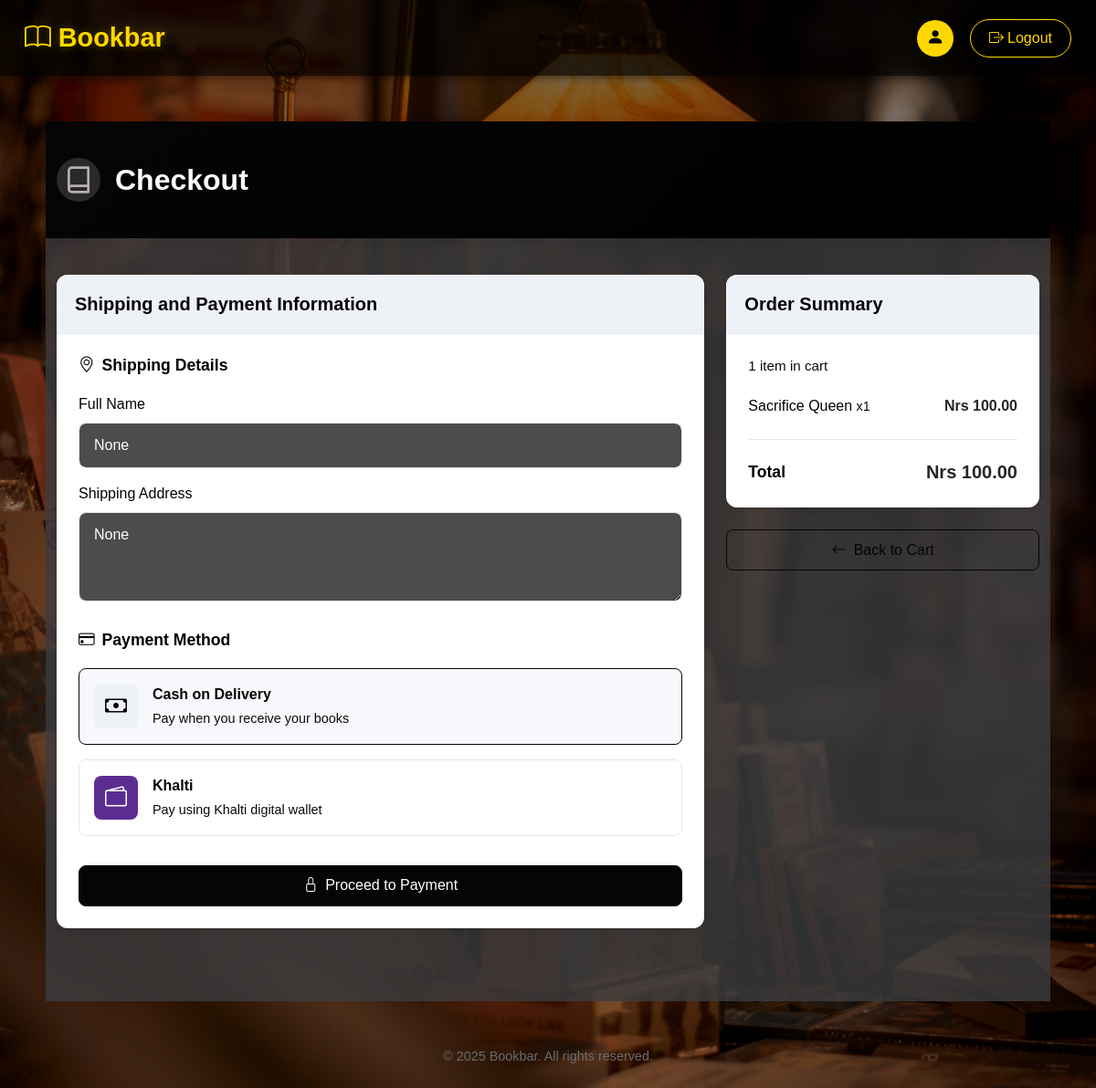
Page /product/checkout/ (signed in) on the committed database.
### product/models.py (models this page shows, shortened)
class CartItem(models.Model):
    cart = models.ForeignKey(Cart, related_name='cart_items', on_delete=models.CASCADE)
    book = models.ForeignKey(Book, on_delete=models.CASCADE)
    quantity = models.PositiveIntegerField(default=1)
    def total_price(self):
        return self.book.Price * self.quantity

class Book(models.Model):
    Title= models.CharField(max_length=25)
    Author= models.ForeignKey(Author, on_delete=models.CASCADE)
    Descriptions= models.TextField()
    Genere= models.CharField(max_length=15)
    Price =models.DecimalField(max_digits=6 , decimal_places=2)
    Cover_Page= models.ImageField(upload_to='image/')

### product/views.py (the view)
# urls.py: path('checkout/', views.proceed_to_checkout, name='checkout'),
@login_required
def proceed_to_checkout(request):
    cart = get_object_or_404(Cart, user=request.user)
    cart_items = CartItem.objects.filter(cart=cart)
    if not cart_items.exists():
        return redirect('view_cart')
    total_price = sum(item.book.Price * item.quantity for item in cart_items)
    if request.method == 'POST':
        form = CheckoutForm(request.POST)
        if form.is_valid():
            order = Order.objects.create(
                user=request.user,
                total_price=total_price,
                payment_method=form.cleaned_data['payment_method'],
                shipping_name=form.cleaned_data['shipping_name'],
                shipping_address=form.cleaned_data['shipping_address']
            )
            for item in cart_items:
                OrderItem.objects.create(
                    order=order,
                    book=item.book,
                    quantity=item.quantity,
                    price=item.book.Price
                )
            cart_items.delete()
            return redirect('order_summary', order_id=order.id)
    else:
        form = CheckoutForm()
    return render(request, 'checkout.html', {
        'cart_items': cart_items,
        'total_price': total_price,
        'form': form
    })

### product/forms.py
class CheckoutForm(forms.Form):
    shipping_name = forms.CharField(max_length=100, required=True)
    shipping_address = forms.CharField(widget=forms.Textarea, required=True)
    payment_method = forms.ChoiceField(choices=Order.PAYMENT_METHODS, required=True)

### product/templates/checkout.html (shortened to what this page needs)
{% extends 'base.html' %}
{% block content %}
<div class="checkout-container">
    <div class="header-section">
        <div class="container">
            <div class="d-flex justify-content-between align-items-center flex-wrap">
                <div class="header-title">
                    <div class="brand-logo">
                    </div>
                    <h1>Checkout</h1>
                </div>
            </div>
        </div>
    </div>
    <div class="container main-content">
        {% if cart_items %}
            <div class="row">
                <div class="col-lg-4 order-lg-2 mb-4">
                    <div class="order-summary">
                        <div class="summary-header">
                            <h3>Order Summary</h3>
                        </div>
                        <div class="summary-body">
                            <div class="items-count">
                                <span>{{ cart_items|length }} item{% if cart_items|length > 1 %}s{% endif %} in cart</span>
                            </div>
                            <div class="summary-items">
                                {% for item in cart_items %}
                                <div class="summary-item">
                                    <div class="item-name">{{ item.book.Title }} <span class="item-quantity">x{{ item.quantity }}</span></div>
                                    <div class="item-price">Nrs {{ item.total_price }}</div>
                                </div>
                                {% endfor %}
                            </div>
                            <div class="summary-divider"></div>
                            <div class="summary-total">
                                <div class="total-label">Total</div>
                                <div class="total-amount">Nrs {{ total_price }}</div>
                            </div>
                        </div>
                    </div>
                    <div class="back-to-cart">
                        <a href="{% url 'view_cart' %}" class="btn custom-btn-outline w-100">
                            <i class="bi bi-arrow-left me-2"></i>Back to Cart
                        </a>
                    </div>
                </div>
                <div class="col-lg-8 order-lg-1">
                    <div class="checkout-form-container">
                        <div class="form-header">
                            <h3>Shipping and Payment Information</h3>
                        </div>
                        <div class="form-body">
                            <form method="POST">
                                <div class="form-section">
                                    <h4 class="section-title">
                                        <i class="bi bi-geo-alt me-2"></i>Shipping Details
                                    </h4>
                                    <div class="mb-3">
                                        <label for="shipping_name" class="form-label">Full Name</label>
                                        <input type="text" id="shipping_name" name="shipping_name" class="form-control" value="{{ form.shipping_name.value }}" required>
                                    </div>
                                    <div class="mb-4">
                                        <label for="shipping_address" class="form-label">Shipping Address</label>
                                        <textarea id="shipping_address" name="shipping_address" class="form-control" rows="3" required>{{ form.shipping_address.value }}</textarea>
                                    </div>
                                </div>
                                <div class="form-section">
                                    <h4 class="section-title">
                                        <i class="bi bi-credit-card me-2"></i>Payment Method
                                    </h4>
                                    <div class="payment-options">
                                        <div class="form-check payment-option">
                                            <label class="form-check-label" for="payment_cash">
                                                <div class="payment-icon">
                                                    <i class="bi bi-cash"></i>
                                                </div>
                                                <div class="payment-details">
                                                    <span class="payment-name">Cash on Delivery</span>
                                                    <span class="payment-description">Pay when you receive your books</span>
                                                </div>
                                            </label>
                                        </div>
                                        <div class="form-check payment-option">
                                            <label class="form-check-label" for="payment_khalti">
                                                <div class="payment-icon khalti-icon">
                                                    <i class="bi bi-wallet2"></i>
                                                </div>
                                                <div class="payment-details">
                                                    <span class="payment-name">Khalti</span>
                                                    <span class="payment-description">Pay using Khalti digital wallet</span>
                                                </div>
                                            </label>
                                        </div>
                                    </div>
                                </div>
                                <div class="checkout-actions">
                                    <button type="submit" class="btn custom-btn-dark w-100">
                                        <i class="bi bi-lock me-2"></i>Proceed to Payment
                                    </button>
                                </div>
                            </form>
                        </div>
                    </div>
                </div>
            </div>
        {% endif %}
    </div>
</div>
<div class="footer-section">
    <p>© 2025 Bookbar. All rights reserved.</p>
</div>
{% endblock %}

### rows in the picture
CartItem: book.Title "Sacrifice Queen", quantity "1", total_price "100.00"

### other values in the picture
{{ cart_items|length }} "1"
{{ total_price }} "100.00"
